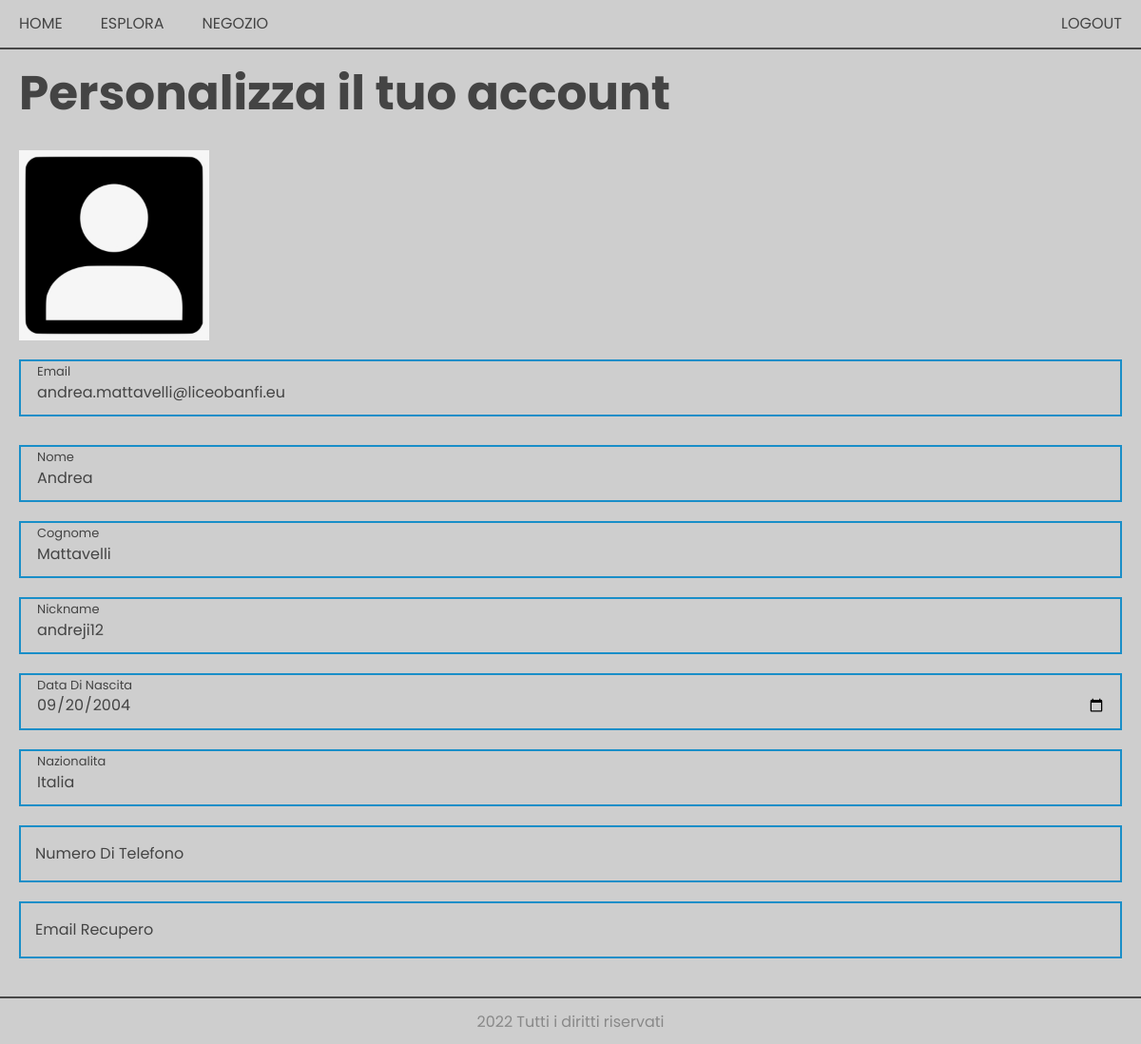
The app's page /pages/account.php (signed in) with its own data.
### tables this page shows
CREATE TABLE IF NOT EXISTS `account` (
  `email` char(50) NOT NULL,
  `password` char(200) NOT NULL,
  `codice_utente` int(10) unsigned zerofill NOT NULL AUTO_INCREMENT,
  `nickname` char(50) NOT NULL,
  `nome` char(50) DEFAULT NULL,
  `cognome` char(50) DEFAULT NULL,
  `telefono` char(50) DEFAULT NULL,
  `email_recupero` char(50) DEFAULT NULL,
  `data_nascita` date NOT NULL,
  `nazionalita` char(10) NOT NULL,
  PRIMARY KEY (`email`),
  UNIQUE KEY `codice_utente` (`codice_utente`)
);

### data/session.php (called while the page is built, shortened)
<?php
    if (isset($_SESSION['email'])) {
        $email = $_SESSION['email'];
    }

### pages/account.php (the view, shortened to what this page needs)
<?php
require('../data/session.php');
require('../data/db.php');
$conn = new mysqli($dbhost, $dbusername, $dbpassword, $dbname) or erredirect($conn->connect_errno,$conn->connect_error);
$sql = "
SELECT *
FROM account
WHERE email='$email'
";
$ris = $conn->query($sql) or die($conn->error);
if($ris->num_rows>0){
    $ris=$ris->fetch_assoc();
    $userdata = $ris;
}
$codice=  isset($userdata['codice_utente']) ? $userdata['codice_utente'] : $userdata['codice_account'];
$defaultpath = '../media/account/defaultuser.jpg';
if(file_exists("../media/account/$codice.jpg")){
    $path = "../media/account/$codice.jpg";
}else{
    $path = $defaultpath;
}
?>
<!DOCTYPE html>
<html lang="it">
<head>
    <?php
    require('../data/head.php')
    ?>
</head>
<body>
    <?php
    require('../data/menu.php');
    ?>
    <div class="body">
        <form action="<?php echo htmlentities($_SERVER['PHP_SELF'])?>" method="post">
        <div class="login_container mauto">
            <h1 class="mb3">Personalizza il tuo account</h1>
            <div class="profilepic_container mb2">
                <img src="<?php echo $path?>" alt="../media/account/defaultuser.jpg">
            </div>
            <div class="input_container mb3">
                <input type="email" id="email" value="<?php echo $userdata['email']; ?>" placeholder=" " disabled aria-hidden="true">
                <label for="email">email</label>
            </div>
            <div class="input_container mb2">
                    <input type="text" id="nome" name="nome" value="<?php echo $userdata['nome']; ?>" placeholder=" ">
                    <label for="nome">nome</label>
                </div>
                <div class="input_container mb2">
                    <input type="text" id="cognome" name="cognome" value="<?php echo $userdata['cognome']; ?>" placeholder=" ">
                    <label for="cognome">cognome</label>
                </div>
                <div class="input_container mb2">
                    <input type="text" id="nickname" name="nickname" value="<?php echo $userdata['nickname']; ?>" placeholder=" ">
                    <label for="nickname">nickname</label>
                </div>
                <div class="input_container mb2">
                    <input type="date" id=data_nascita" name="data_nascita" value="<?php echo $userdata['data_nascita']; ?>" placeholder=" ">
                    <label for="data_nascita">Data di nascita</label>
                </div>
                <div class="input_container mb2">
                    <input type="text" id=nazionalita" name="nazionalita" value="<?php echo $userdata['nazionalita']; ?>" placeholder=" ">
                    <label for="nazionalita">nazionalita</label>
                </div>
                <div class="input_container mb2">
                    <input type="tel" id=telefono" name="telefono" value="<?php echo $userdata['telefono']; ?>" placeholder=" " pattern="^{2}\d{3}\d{3}\d{4}">
                    <label for="telefono">numero di telefono</label>
                </div>
                <div class="input_container mb2">
                    <input type="email" id=email_recupero" name="email_recupero" value="<?php echo $userdata['email_recupero']; ?>" placeholder=" ">
                    <label for="email_recupero">Email recupero</label>
                </div>
        </div>
        </form>
    </div>
    <?php
    require('../data/footer.php');
    ?>
</body>
</html>

### style/style.css (style rules this page uses)
* { box-sizing: border-box; }
html, body { scroll-behavior: smooth; margin: 0; padding: 0; background-color: var(--background-color); color: var(--text-color); font-family: "Lato", sans-serif; font-family: "Poppins", sans-serif; }
:root { --secondary-color: #10638c; --text-color: rgb(0, 0, 0); --separator: rgb(71, 71, 71); --background-color: rgb(255, 255, 255); --max-width: 1400px; --err-color: #ff5b5b; }
@media (prefers-color-scheme: light) { :root { --text-color: #444; --background-color: rgb(206, 206, 206); --secondary-color: #198ec8; } }
img { width: 100%; height: 100%; object-fit: contain; }
.body { min-height: calc(100vh - 100px); width: 100%; height: 100%; margin-top: 50px; }
.login_container { max-width: var(--max-width); min-width: 300px; width: 100%; height: auto; padding: 20px; }
input { position: relative; border: 0; background: transparent; color: var(--text-color); width: 100%; outline: 0; display: block; z-index: 2; }
.input_container { position: relative; width: 100%; height: 60px; padding: 15px; padding-top: 15px; padding-bottom: 5px; border: 2px solid var(--secondary-color); background: transparent; }
.input_container input { position: relative; width: 100%; height: 100%; margin-top: auto; }
label { position: absolute; top: 50%; transform: translateY(-50%); left: 15px; transition: all 0.1s linear; text-transform: capitalize; z-index: 1; }
input:focus + label, input:active + label, input:not(:placeholder-shown) + label { top: 20% !important; left: 17px !important; font-size: 13px !important; }
.profilepic_container { position: relative; width: 200px; height: 200px; }
.mb2 { margin-bottom: 20px !important; }
.mb3 { margin-bottom: 30px !important; }
.mauto { margin: auto; }
h1 { font-size: 3.125em; }
h1, h2, h3, h4, h5 { margin: 0; }

### records on screen
account: email "andrea.mattavelli@liceobanfi.eu", nome "Andrea", cognome "Mattavelli", nickname "andreji12", data_nascita "09/20/2004", nazionalita "Italia"
